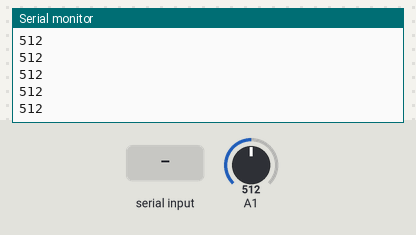
The sketch below on a simulated Arduino Uno, built with avr-gcc and run on an emulated ATmega328P. Parts: the last lines printed to the serial monitor. The test bench sets the inputs (shaded band); at power-on: A1 = 512.

Above: at 1.2 s.
1.3 s: A1 set to 716
At 2.4 s:
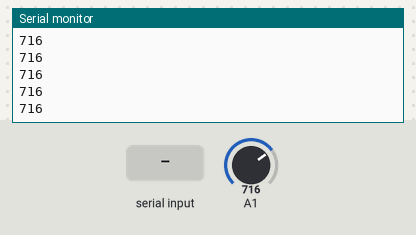
2.8 s: "1\n" received over Serial
4.3 s: byte 10 ('\n') received over Serial
5.8 s: "0\n" received over Serial
7.3 s: A1 set to 900
At 8.0 s:
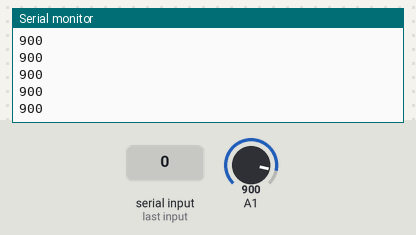
Timing chart, 0 to 9.8 s (numbered marks = the images above; inputs shaded):
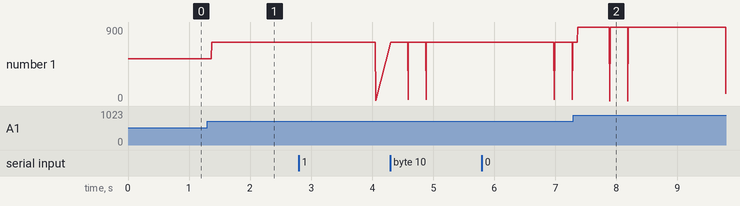

Measured:
- after the input at 1.3 s, the serial monitor: prints a new line after 0.07 s (image 1)
- after the input at 7.3 s, the serial monitor: prints a new line after 0.07 s (image 2)
- plotted number 1: 512 → 716 after the input at 1.3 s, 716 → 1 after the input at 2.8 s, 716 → 90 after the input at 7.3 s

The sketch:

TIMER_INTERRUPT_ECG_SAMPLER.ino
```cpp
#include <TimerOne.h>
#include <Wire.h>

int ECGdata ;
int led;
float t ;
double f = 250; //Hz - sampling frequency
String inputString = "";         // a String to hold incoming data
bool stringComplete = false;  // whether the string is complete

void setup(void) {
  Serial.begin(9600);

  pinMode(led, OUTPUT);
  setSamplingFreq(f);
  Serial.begin(9600);
  // reserve 200 bytes for the inputString:
  inputString.reserve(200);
}
void setSamplingFreq(double f) {
  t = (1 / f) * 1000000;
  Timer1.initialize(t);
  Timer1.attachInterrupt(readSensor); // Read data from the circuit in every sampling time.
}

void readSensor(void) {
  ECGdata = analogRead(1);            // Connect analog pin 1 to the circuit out
  Serial.println(ECGdata);
}
void loop() {
  // print the string when a newline arrives:
  if (stringComplete) {
    Serial.println(inputString);
    // clear the string:
    inputString = "";
    stringComplete = false;
  }
}

void serialEvent() {
  while (Serial.available()) {
    noInterrupts();
    // get the new byte:
    char inChar = (char)Serial.read();
    // add it to the inputString:
    inputString += inChar;
    // if the incoming character is a newline, set a flag so the main loop can
    // do something about it:
    if (inChar == '\n') {
      stringComplete = true;
    }
  }

  setSamplingFreq(inputString.toDouble());
  interrupts();
}
```
